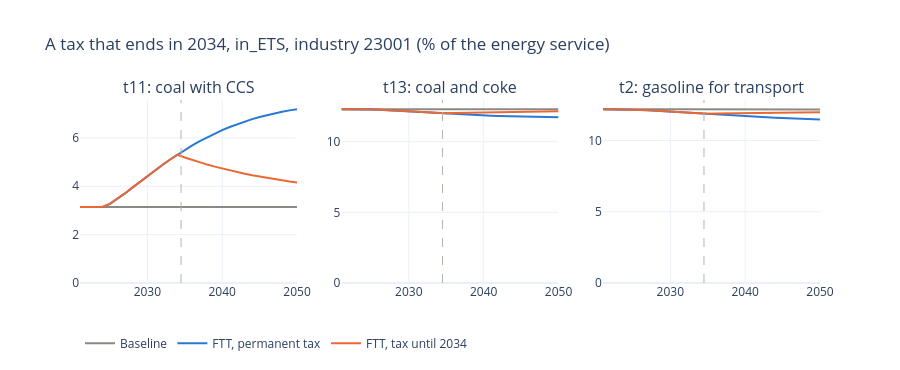

Notebook code cell kept with this figure:
### Markdown cell above
## A temporary tax leaves a lasting change

The tax is removed after 2034: from 2035 the block gets the baseline prices again. In DREAM's block the shares
are a function of the prices of the year, so they would be back at the baseline in 2035. In FTT the shares are
stocks, and the way back is as slow as the way out.

Coal with CCS is at 5.3 % when the tax ends in 2034. It is still at 4.7 % in 2040 and 4.2 % in 2050, against 3.1 %
in the baseline.

### Code cell
tmp = s3.copy()
tmp.loc[2035:, SHOCKED] = base.loc[2035:, SHOCKED]
temp_runs = {'Baseline': base, 'FTT, permanent tax': ftt, 'FTT, tax until 2034': run(tmp)}
fig = panels('IN_ETS__23001', temp_runs, techs=['t11', 't13', 't2'], colors=[gv.GRAY, gv.CAT[0], gv.CAT[1]],
             title='A tax that ends in 2034, in_ETS, industry 23001 (% of the energy service)')
fig.add_vline(x=2034.5, line=dict(color='#b4b2a9', dash='dash', width=1))
fig.show()
pd.DataFrame({n: 100 * df.loc[[2030, 2034, 2035, 2040, 2045, 2050], 'SQT__T11__IN_ETS__23001'] for n, df in temp_runs.items()}).round(2)

### Figure 1 — Plotly figure (JSON) as saved in the notebook; plotly's stock layout.template omitted (floating-point values rounded to 4 significant figures)
{"data": [{"hovertemplate": "Baseline %{x}: %{y:.2f} %<extra></extra>", "legendgroup": "Baseline", "line": {"color": "#8a8984", "width": 2}, "mode": "lines", "name": "Baseline", "showlegend": true, "type": "scatter", "x": [2021, 2022, 2023, 2024, 2025, 2026, 2027, 2028, 2029, 2030, 2031, 2032, 2033, 2034, 2035, 2036, 2037, 2038, 2039, 2040, 2041, 2042, 2043, 2044, 2045, 2046, 2047, 2048, 2049, 2050], "xaxis": "x", "y": [3.145, 3.144, 3.145, 3.144, 3.143, 3.143, 3.142, 3.142, 3.142, 3.141, 3.141, 3.141, 3.141, 3.141, 3.141, 3.141, 3.141, 3.141, 3.141, 3.141, 3.142, 3.142, 3.142, 3.143, 3.143, 3.144, 3.144, 3.144, 3.144, 3.144], "yaxis": "y"}, {"hovertemplate": "FTT, permanent tax %{x}: %{y:.2f} %<extra></extra>", "legendgroup": "FTT, permanent tax", "line": {"color": "#2a78d6", "width": 2}, "mode": "lines", "name": "FTT, permanent tax", "showlegend": true, "type": "scatter", "x": [2021, 2022, 2023, 2024, 2025, 2026, 2027, 2028, 2029, 2030, 2031, 2032, 2033, 2034, 2035, 2036, 2037, 2038, 2039, 2040, 2041, 2042, 2043, 2044, 2045, 2046, 2047, 2048, 2049, 2050], "xaxis": "x", "y": [3.145, 3.144, 3.144, 3.144, 3.273, 3.475, 3.704, 3.943, 4.182, 4.42, 4.652, 4.878, 5.096, 5.305, 5.503, 5.69, 5.866, 6.03, 6.183, 6.323, 6.453, 6.571, 6.679, 6.777, 6.866, 6.947, 7.019, 7.083, 7.139, 7.189], "yaxis": "y"}, {"hovertemplate": "FTT, tax until 2034 %{x}: %{y:.2f} %<extra></extra>", "legendgroup": "FTT, tax until 2034", "line": {"color": "#eb6834", "width": 2}, "mode": "lines", "name": "FTT, tax until 2034", "showlegend": true, "type": "scatter", "x": [2021, 2022, 2023, 2024, 2025, 2026, 2027, 2028, 2029, 2030, 2031, 2032, 2033, 2034, 2035, 2036, 2037, 2038, 2039, 2040, 2041, 2042, 2043, 2044, 2045, 2046, 2047, 2048, 2049, 2050], "xaxis": "x", "y": [3.145, 3.144, 3.144, 3.144, 3.273, 3.475, 3.704, 3.943, 4.182, 4.42, 4.652, 4.878, 5.096, 5.305, 5.191, 5.086, 4.988, 4.897, 4.812, 4.732, 4.657, 4.587, 4.521, 4.459, 4.401, 4.346, 4.294, 4.244, 4.197, 4.152], "yaxis": "y"}, {"hovertemplate": "Baseline %{x}: %{y:.2f} %<extra></extra>", "legendgroup": "Baseline", "line": {"color": "#8a8984", "width": 2}, "mode": "lines", "name": "Baseline", "showlegend": false, "type": "scatter", "x": [2021, 2022, 2023, 2024, 2025, 2026, 2027, 2028, 2029, 2030, 2031, 2032, 2033, 2034, 2035, 2036, 2037, 2038, 2039, 2040, 2041, 2042, 2043, 2044, 2045, 2046, 2047, 2048, 2049, 2050], "xaxis": "x2", "y": [12.3, 12.3, 12.3, 12.3, 12.3, 12.3, 12.3, 12.3, 12.3, 12.3, 12.3, 12.3, 12.3, 12.3, 12.3, 12.3, 12.3, 12.3, 12.3, 12.3, 12.3, 12.3, 12.3, 12.3, 12.3, 12.3, 12.3, 12.3, 12.3, 12.31], "yaxis": "y2"}, {"hovertemplate": "FTT, permanent tax %{x}: %{y:.2f} %<extra></extra>", "legendgroup": "FTT, permanent tax", "line": {"color": "#2a78d6", "width": 2}, "mode": "lines", "name": "FTT, permanent tax", "showlegend": false, "type": "scatter", "x": [2021, 2022, 2023, 2024, 2025, 2026, 2027, 2028, 2029, 2030, 2031, 2032, 2033, 2034, 2035, 2036, 2037, 2038, 2039, 2040, 2041, 2042, 2043, 2044, 2045, 2046, 2047, 2048, 2049, 2050], "xaxis": "x2", "y": [12.3, 12.3, 12.3, 12.3, 12.28, 12.26, 12.23, 12.2, 12.16, 12.13, 12.1, 12.07, 12.03, 12.0, 11.98, 11.95, 11.92, 11.9, 11.87, 11.85, 11.83, 11.82, 11.8, 11.78, 11.77, 11.76, 11.75, 11.74, 11.73, 11.73], "yaxis": "y2"}, {"hovertemplate": "FTT, tax until 2034 %{x}: %{y:.2f} %<extra></extra>", "legendgroup": "FTT, tax until 2034", "line": {"color": "#eb6834", "width": 2}, "mode": "lines", "name": "FTT, tax until 2034", "showlegend": false, "type": "scatter", "x": [2021, 2022, 2023, 2024, 2025, 2026, 2027, 2028, 2029, 2030, 2031, 2032, 2033, 2034, 2035, 2036, 2037, 2038, 2039, 2040, 2041, 2042, 2043, 2044, 2045, 2046, 2047, 2048, 2049, 2050], "xaxis": "x2", "y": [12.3, 12.3, 12.3, 12.3, 12.28, 12.26, 12.23, 12.2, 12.16, 12.13, 12.1, 12.07, 12.03, 12.0, 12.02, 12.03, 12.04, 12.05, 12.06, 12.07, 12.08, 12.08, 12.09, 12.1, 12.11, 12.12, 12.13, 12.13, 12.14, 12.15], "yaxis": "y2"}, {"hovertemplate": "Baseline %{x}: %{y:.2f} %<extra></extra>", "legendgroup": "Baseline", "line": {"color": "#8a8984", "width": 2}, "mode": "lines", "name": "Baseline", "showlegend": false, "type": "scatter", "x": [2021, 2022, 2023, 2024, 2025, 2026, 2027, 2028, 2029, 2030, 2031, 2032, 2033, 2034, 2035, 2036, 2037, 2038, 2039, 2040, 2041, 2042, 2043, 2044, 2045, 2046, 2047, 2048, 2049, 2050], "xaxis": "x3", "y": [12.19, 12.19, 12.19, 12.19, 12.19, 12.19, 12.19, 12.19, 12.19, 12.19, 12.19, 12.19, 12.19, 12.19, 12.19, 12.19, 12.19, 12.19, 12.19, 12.19, 12.19, 12.19, 12.19, 12.18, 12.18, 12.18, 12.18, 12.18, 12.18, 12.18], "yaxis": "y3"}, {"hovertemplate": "FTT, permanent tax %{x}: %{y:.2f} %<extra></extra>", "legendgroup": "FTT, permanent tax", "line": {"color": "#2a78d6", "width": 2}, "mode": "lines", "name": "FTT, permanent tax", "showlegend": false, "type": "scatter", "x": [2021, 2022, 2023, 2024, 2025, 2026, 2027, 2028, 2029, 2030, 2031, 2032, 2033, 2034, 2035, 2036, 2037, 2038, 2039, 2040, 2041, 2042, 2043, 2044, 2045, 2046, 2047, 2048, 2049, 2050], "xaxis": "x3", "y": [12.19, 12.19, 12.19, 12.19, 12.17, 12.14, 12.11, 12.08, 12.05, 12.01, 11.98, 11.94, 11.91, 11.87, 11.84, 11.81, 11.77, 11.74, 11.72, 11.69, 11.66, 11.64, 11.61, 11.59, 11.57, 11.55, 11.53, 11.51, 11.49, 11.48], "yaxis": "y3"}, {"hovertemplate": "FTT, tax until 2034 %{x}: %{y:.2f} %<extra></extra>", "legendgroup": "FTT, tax until 2034", "line": {"color": "#eb6834", "width": 2}, "mode": "lines", "name": "FTT, tax until 2034", "showlegend": false, "type": "scatter", "x": [2021, 2022, 2023, 2024, 2025, 2026, 2027, 2028, 2029, 2030, 2031, 2032, 2033, 2034, 2035, 2036, 2037, 2038, 2039, 2040, 2041, 2042, 2043, 2044, 2045, 2046, 2047, 2048, 2049, 2050], "xaxis": "x3", "y": [12.19, 12.19, 12.19, 12.19, 12.17, 12.14, 12.11, 12.08, 12.05, 12.01, 11.98, 11.94, 11.91, 11.87, 11.88, 11.89, 11.89, 11.9, 11.91, 11.91, 11.92, 11.93, 11.93, 11.94, 11.95, 11.95, 11.96, 11.97, 11.97, 11.98], "yaxis": "y3"}], "layout": {"annotations": [{"font": {"size": 16}, "showarrow": false, "text": "t11: coal with CCS", "x": 0.1467, "xanchor": "center", "xref": "paper", "y": 1.0, "yanchor": "bottom", "yref": "paper"}, {"font": {"size": 16}, "showarrow": false, "text": "t13: coal and coke", "x": 0.5, "xanchor": "center", "xref": "paper", "y": 1.0, "yanchor": "bottom", "yref": "paper"}, {"font": {"size": 16}, "showarrow": false, "text": "t2: gasoline for transport", "x": 0.8533, "xanchor": "center", "xref": "paper", "y": 1.0, "yanchor": "bottom", "yref": "paper"}], "height": 370, "hovermode": "x unified", "legend": {"orientation": "h", "y": -0.25}, "shapes": [{"line": {"color": "#b4b2a9", "dash": "dash", "width": 1}, "type": "line", "x0": 2034.0, "x1": 2034.0, "xref": "x", "y0": 0, "y1": 1, "yref": "y domain"}, {"line": {"color": "#b4b2a9", "dash": "dash", "width": 1}, "type": "line", "x0": 2034.0, "x1": 2034.0, "xref": "x2", "y0": 0, "y1": 1, "yref": "y2 domain"}, {"line": {"color": "#b4b2a9", "dash": "dash", "width": 1}, "type": "line", "x0": 2034.0, "x1": 2034.0, "xref": "x3", "y0": 0, "y1": 1, "yref": "y3 domain"}], "title": {"text": "A tax that ends in 2034, in_ETS, industry 23001 (% of the energy service)"}, "xaxis": {"anchor": "y", "domain": [0.0, 0.2933]}, "xaxis2": {"anchor": "y2", "domain": [0.3533, 0.6467]}, "xaxis3": {"anchor": "y3", "domain": [0.7067, 1.0]}, "yaxis": {"anchor": "x", "domain": [0.0, 1.0], "rangemode": "tozero"}, "yaxis2": {"anchor": "x2", "domain": [0.0, 1.0], "rangemode": "tozero"}, "yaxis3": {"anchor": "x3", "domain": [0.0, 1.0], "rangemode": "tozero"}}}
